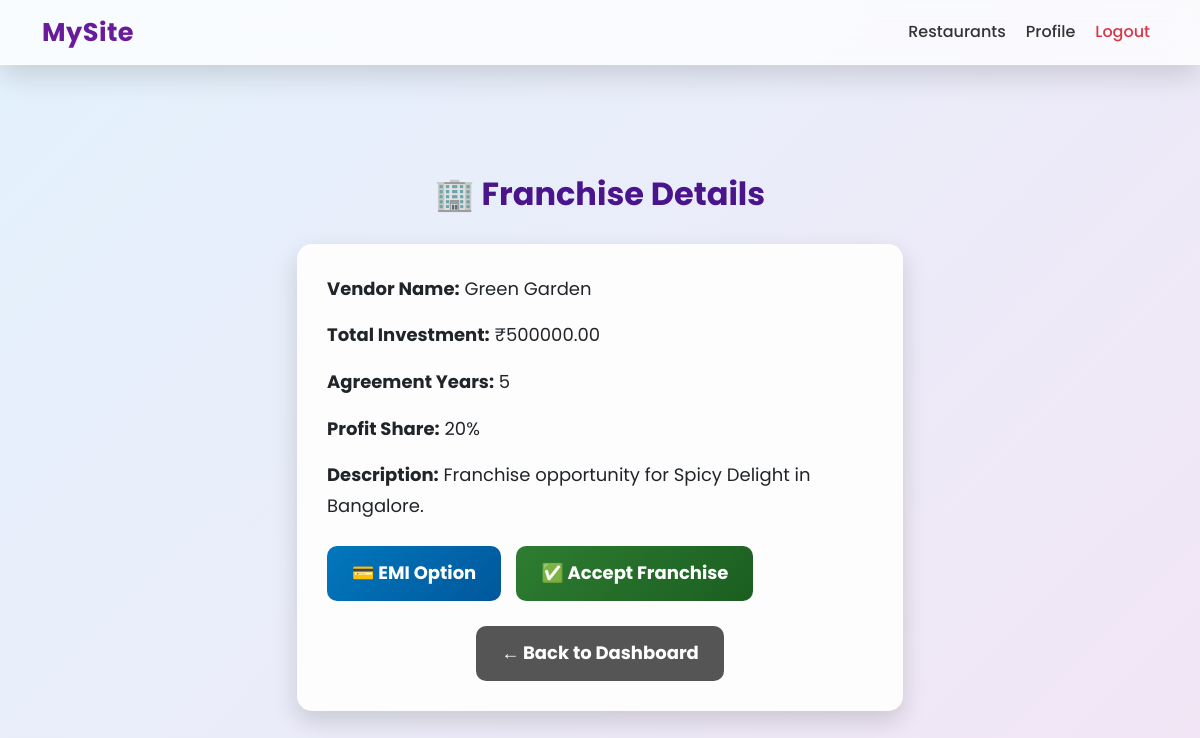
The page /franchise/1/ (signed in) on the database its author committed.
### venderapp/models.py (models this page shows, shortened)
class Franchise(models.Model):
    vender = models.ForeignKey(
        Multivendors,
        on_delete=models.CASCADE,
        related_name='franchises'
    )
    total_investment = models.DecimalField(max_digits=10, decimal_places=2)
    total_year_of_agreement = models.IntegerField()
    profit_share = models.IntegerField()
    description = models.TextField(null=True, blank=True)

class Multivendors(models.Model):
    user = models.OneToOneField(User, on_delete=models.CASCADE)
    restaurant_name = models.CharField(max_length=20)
    address = models.TextField()
    city = models.CharField(max_length=50)
    state = models.CharField(max_length=50)
    zip_code = models.CharField(max_length=10)
    restaurant_lic = models.ImageField(upload_to="licence_pic/", blank=True, null=True)
    restaurant_img = models.ImageField(upload_to="restaurant_pic/", blank=True, null=True)
    user_type = models.CharField(max_length=100, default='vendor', editable=False)
    is_approved = models.BooleanField(default=False)
    franchise = models.BooleanField(default=False)

### venderapp/views.py (the view)
# urls.py: path('franchise/<int:id>/', views.franchise, name='franchise'),  # View franchise details
@login_required(login_url="login")
def franchise(request, id):
    vendor = Multivendors.objects.get(id=id)
    franchise = Franchise.objects.filter(vender=vendor).first()
    return render(request, "vendors/franchise.html", {
        "franchise": franchise,
        "vendor": vendor
    })

### venderapp/context_processors.py (called while the page is built)
def user_type_processor(request):
    user = request.user
    if user.is_authenticated:
        if hasattr(user, "multivendors"):
            user_type = 'vendor'
        elif hasattr(user, "registrationdetails"):
            user_type = 'customer'
        else:
            user_type = 'unknown'
    else:
        user_type = 'anonymous'
    return {'user_type': user_type}

### templates/vendors/franchise.html (shortened to what this page needs)
{% extends 'base.html' %}
{% block content %}
<div style="text-align:center; padding:80px;">
    <h2 style="color:#4a148c; font-weight:700;">🏢 Franchise Details</h2>
    {% if franchise %}
        <div style="
            margin: 30px auto;
            width: 60%;
            background: rgba(255,255,255,0.9);
            padding: 30px;
            border-radius: 15px;
            box-shadow: 0 10px 25px rgba(0,0,0,0.15);
            text-align: left;
            font-size: 18px;
            line-height: 1.7;
        ">
            <p><strong>Vendor Name:</strong> {{ franchise.vender.restaurant_name }}</p>
            <p><strong>Total Investment:</strong> ₹{{ franchise.total_investment }}</p>
            <p><strong>Agreement Years:</strong> {{ franchise.total_year_of_agreement }}</p>
            <p><strong>Profit Share:</strong> {{ franchise.profit_share }}%</p>
            {% if franchise.description %}
                <p><strong>Description:</strong> {{ franchise.description }}</p>
            {% endif %}
            <div style="margin-top:25px; display:flex; gap:15px; flex-wrap:wrap;">
                <a href="{% url 'emi_cal' franchise.id %}" style="
                    background: linear-gradient(135deg, #0277bd, #01579b);
                    color:white;
                    padding:12px 25px;
                    border-radius:10px;
                    font-weight:700;
                    text-decoration:none;
                ">
                    💳 EMI Option
                </a>
                {% if user.is_authenticated %}
                    {% if already_accepted %}
                        <button disabled style="
                            background:#aaa;
                            color:white;
                            padding:12px 25px;
                            border-radius:10px;
                            border:none;
                            font-weight:700;
                        ">
                            ✔ Already Accepted
                        </button>
                    {% else %}
                        <form method="POST">
                            <button type="submit" style="
                                background: linear-gradient(135deg, #2e7d32, #1b5e20);
                                color:white;
                                padding:12px 25px;
                                border-radius:10px;
                                font-weight:700;
                                border:none;
                                cursor:pointer;
                            ">
                                ✅ Accept Franchise
                            </button>
                        </form>
                    {% endif %}
                {% endif %}
            </div>
            <div style="margin-top: 25px; text-align:center;">
                <a href="{% url 'dashboard' %}" style="
                    background:#555;
                    color:white;
                    padding:12px 25px;
                    border-radius:10px;
                    font-weight:700;
                    text-decoration:none;
                    display:inline-block;
                ">
                    ← Back to Dashboard
                </a>
            </div>
        </div>
    {% else %}
        <p>No franchise details found.</p>
    {% endif %}
</div>
{% endblock %}

### templates/base.html (style rules this page uses)
:root { --primary: #6a1b9a; --accent: #ff5252; --glass-bg: rgba(255, 255, 255, 0.75); --glass-border: rgba(255, 255, 255, 0.4); }
body { min-height: 100vh; font-family: 'Poppins', sans-serif; background: linear-gradient(135deg, #e3f2fd, #f3e5f5); overflow-x: hidden; }

### rows shown on the page
Franchise: vender.restaurant_name "Green Garden", total_investment "500000.00", total_year_of_agreement "5", profit_share "20", description "Franchise opportunity for Spicy Delight in Bangalore."
